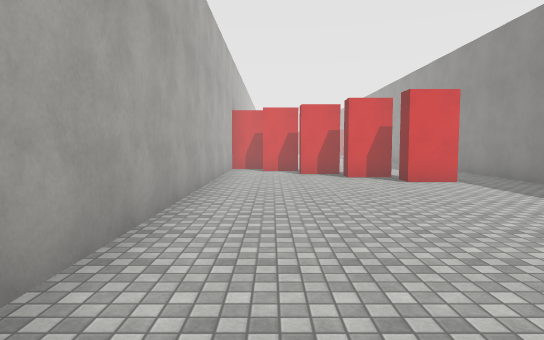
view 1 (above)

15 first-person views from a walk through a Unity game level. The camera is 1.5 m above the floor, tilts 4° down and sees 75° across. The floor is counted in squares, 2 m on a side. Each view is taken from the middle of a square. On the plan, view 1 faces up. The plan holds only what a view shows up to about 11 squares ahead; the rest is blank. The place goes on beyond the plan. The player is left out. Surface patterns are stand-ins for the level's own textures.

view 2
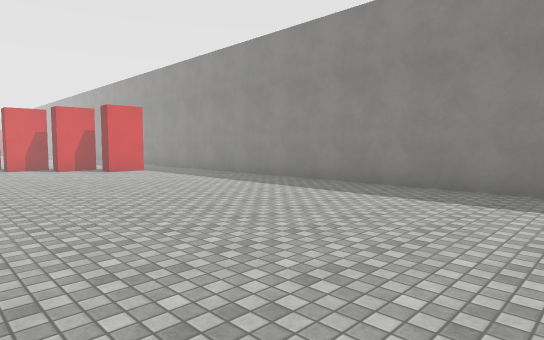

view 3
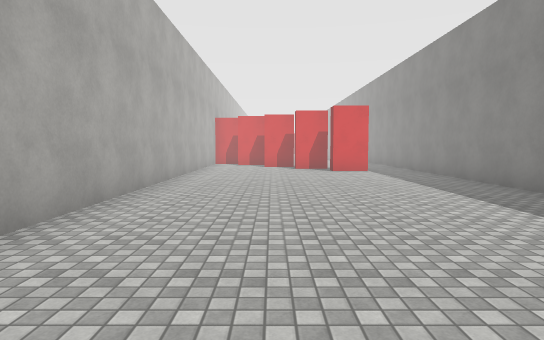

view 4
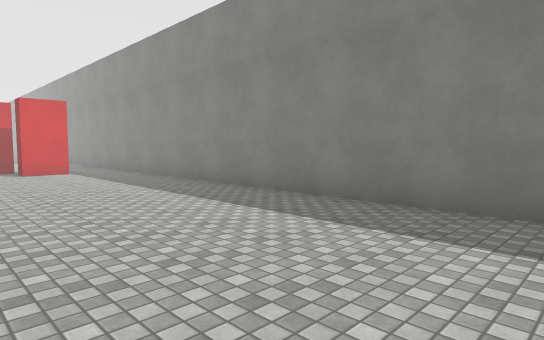

view 5
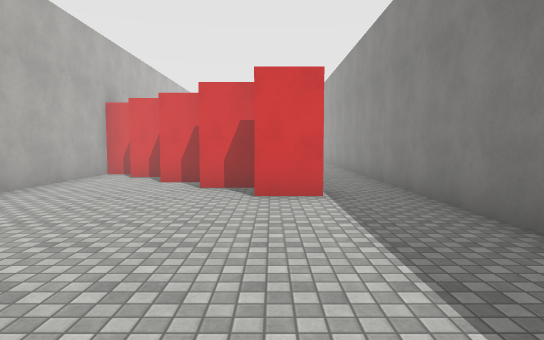

view 6
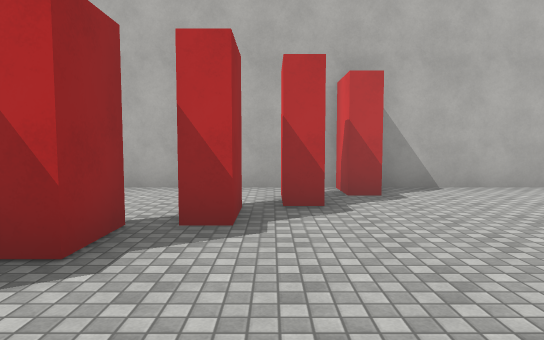

view 7
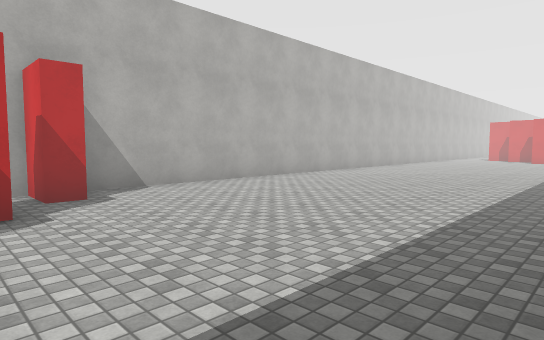

view 8
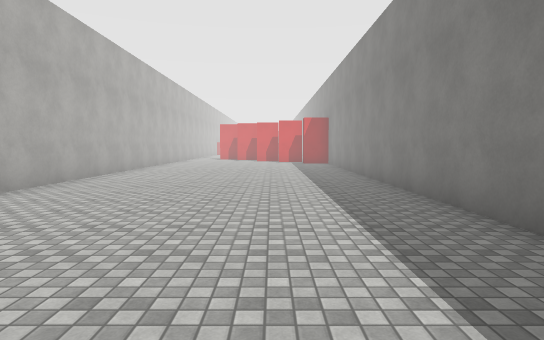

view 9
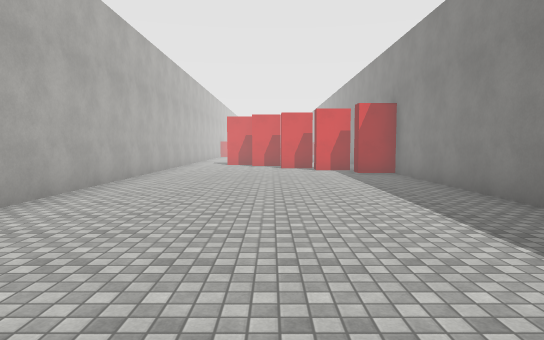

view 10
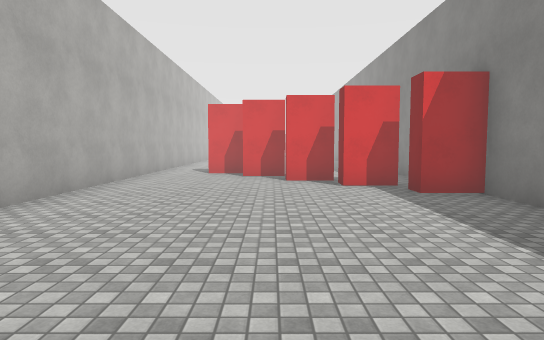

view 11
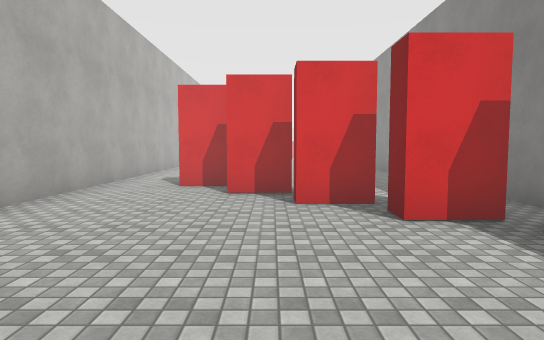

view 12
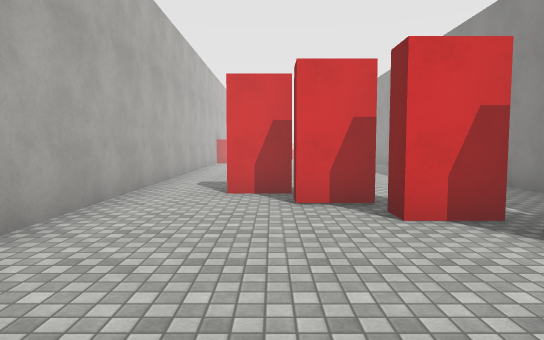

view 13
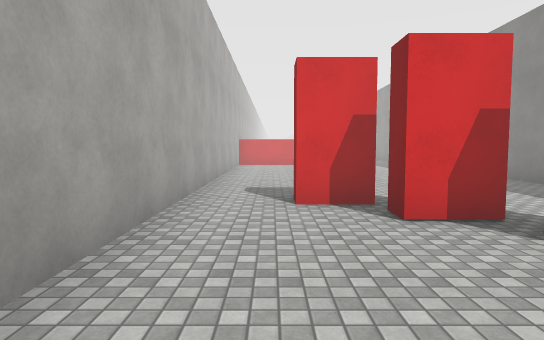

view 14
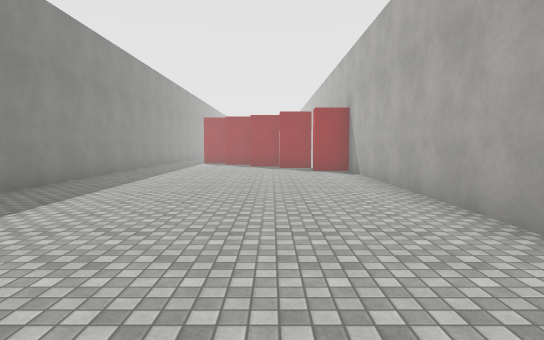

view 15
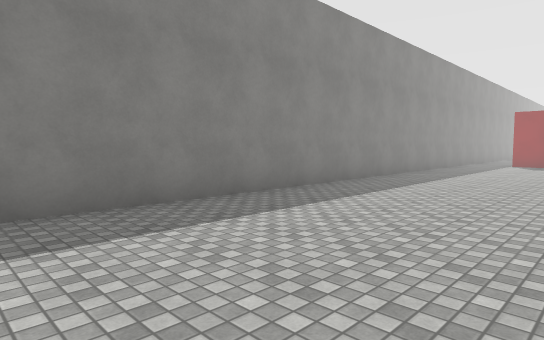

### Floor plan
Points are (right, up) in squares from view 1. A wall is a line through its corners. A room is listed if a view was taken in it or the views show most of it. See-through windows are left out.
Room 1 (views 1, 2, 3, 4, 5)
walls: (3.9, 7.1) (2.8, 7.1) (2.8, 7.8); (2.7, 8.1) (1.8, 8.1) (1.8, 8.6); (1.7, 9.1) (0.8, 9.1) (0.8, 9.6); (5.3, -2.5) (5.3, 6.5); (0.7, 10.1) (-0.2, 10.1); (-0.3, 11.1) (-1.2, 11.1) (-1.2, -0.1)
ways out: opening at (4.5, 7) to room 2
Room 2 (views 6, 7, 8, 9, 10, 11, 12, 13, 14, 15)
walls: (4.4, 26.5) (3.3, 26.5) (3.3, 27); (0.7, 10.8) (0.7, 10.1); (3.4, 27.5) (2.3, 27.5) (2.3, 28); (0.8, 9.6) (1.7, 9.6); (2.4, 28.5) (1.3, 28.5) (1.3, 29); (-1.2, 28.5) (-1.2, 11.6) (-0.3, 11.6); (1.8, 8.6) (2.7, 8.6) (2.7, 8.1); (1.4, 29.5) (0.3, 29.5); (5.3, 6.5) (5.3, 25.5) (4.3, 25.5) (4.3, 26)
ways out: opening at (4.5, 7) to room 1; opening at (-0.5, 29.5)

Positions as (right, up) in squares from view 1, and headings:
1: (0, 0), facing up
2: (-1, -3), facing up-right
3: (1, -3), facing up
4: (1, -3), facing up-right
5: (3, 2), facing up
6: (5, 10), facing left
7: (5, 10), facing up-left
8: (3, 11), facing up
9: (2, 16), facing up
10: (2, 20), facing up
11: (2, 23), facing up
12: (1, 24), facing up
13: (0, 25), facing up
14: (1, 22), facing down
15: (1, 22), facing down-right
